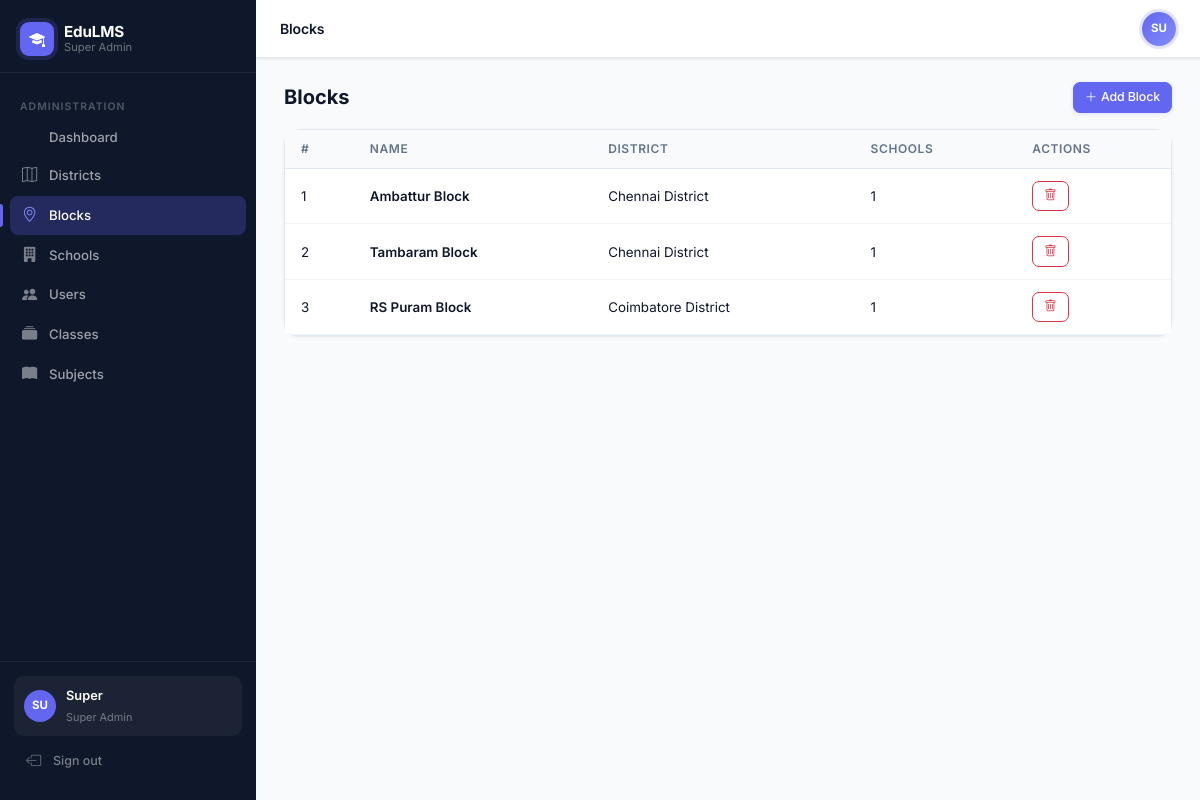
Page /admin/blocks (signed in) on the committed database.
### app/models/user.py (models this page shows, shortened)
class User(UserMixin, db.Model):
    __tablename__ = 'users'
    id = db.Column(db.Integer, primary_key=True)
    username = db.Column(db.String(80), unique=True, nullable=False)
    password_hash = db.Column(db.String(256), nullable=False)
    full_name = db.Column(db.String(120), nullable=False)
    email = db.Column(db.String(120))
    phone = db.Column(db.String(20))
    role = db.Column(db.String(30), nullable=False)  # super_admin, district_admin, block_admin, school_admin, teacher, student, parent
    district_id = db.Column(db.Integer, db.ForeignKey('districts.id'), nullable=True)
    block_id = db.Column(db.Integer, db.ForeignKey('blocks.id'), nullable=True)
    school_id = db.Column(db.Integer, db.ForeignKey('schools.id'), nullable=True)
    is_active = db.Column(db.Boolean, default=True)
    created_at = db.Column(db.DateTime, default=datetime.utcnow)
    district = db.relationship('District', foreign_keys=[district_id])
    block = db.relationship('Block', foreign_keys=[block_id])
    school = db.relationship('School', foreign_keys=[school_id])

### app/models/hierarchy.py (models this page shows)
class Block(db.Model):
    __tablename__ = 'blocks'
    id = db.Column(db.Integer, primary_key=True)
    name = db.Column(db.String(120), nullable=False)
    district_id = db.Column(db.Integer, db.ForeignKey('districts.id'), nullable=False)
    is_active = db.Column(db.Boolean, default=True)
    created_at = db.Column(db.DateTime, default=datetime.utcnow)
    schools = db.relationship('School', backref='block', lazy=True)

class District(db.Model):
    __tablename__ = 'districts'
    id = db.Column(db.Integer, primary_key=True)
    name = db.Column(db.String(120), nullable=False)
    is_active = db.Column(db.Boolean, default=True)
    created_at = db.Column(db.DateTime, default=datetime.utcnow)
    blocks = db.relationship('Block', backref='district', lazy=True)

### app/routes/admin.py (the view, shortened to what this page needs)
@admin_bp.route('/blocks', methods=['GET', 'POST'])
@login_required
@require_role('super_admin', 'district_admin')
def blocks():
    if current_user.role == 'super_admin':
        blocks = Block.query.filter_by(is_active=True).all()
    else:
        blocks = Block.query.filter_by(district_id=current_user.district_id, is_active=True).all()
    districts = District.query.filter_by(is_active=True).all()
    return render_template('admin/blocks.html', blocks=blocks, districts=districts)

### app/models/user.py (called while the page is built)
@login_manager.user_loader
def load_user(user_id):
    return User.query.get(int(user_id))

### app/services/rbac.py (called while the page is built)
def require_role(*roles):
    def decorator(f):
        @wraps(f)
        def decorated_function(*args, **kwargs):
            if not current_user.is_authenticated:
                return redirect(url_for('auth.login'))
            if current_user.role not in roles:
                abort(403)
            return f(*args, **kwargs)
        return decorated_function
    return decorator

### app/templates/admin/blocks.html (shortened to what this page needs)
{% extends "base.html" %}
{% block page_title %}Blocks{% endblock %}
{% block content %}
<div class="d-flex justify-content-between align-items-center mb-3">
    <h5 class="fw-bold mb-0">Blocks</h5>
    <button class="btn btn-primary btn-sm" data-bs-toggle="modal" data-bs-target="#addModal"><i class="bi bi-plus-lg me-1"></i>Add Block</button>
</div>
<div class="card">
    <div class="card-body p-0">
        <table class="table table-hover mb-0">
            <thead class="table-light"><tr><th>#</th><th>Name</th><th>District</th><th>Schools</th><th>Actions</th></tr></thead>
            <tbody>
            {% for b in blocks %}
            <tr>
                <td>{{ b.id }}</td>
                <td class="fw-semibold">{{ b.name }}</td>
                <td>{{ b.district.name }}</td>
                <td>{{ b.schools|selectattr('is_active')|list|length }}</td>
                <td>
                    <form method="POST" class="d-inline" onsubmit="return confirm('Deactivate?')">
                        <button class="btn btn-sm btn-outline-danger"><i class="bi bi-trash"></i></button>
                    </form>
                </td>
            </tr>
            {% else %}
            <tr><td colspan="5" class="text-center text-muted py-4">No blocks yet.</td></tr>
            {% endfor %}
            </tbody>
        </table>
    </div>
</div>
{% endblock %}

### app/templates/base.html (shortened to what this page needs)
<!DOCTYPE html>
<html lang="en">
<head>
    <link href="https://cdn.jsdelivr.net/npm/bootstrap@5.3.2/dist/css/bootstrap.min.css" rel="stylesheet">
    <link href="https://cdn.jsdelivr.net/npm/bootstrap-icons@1.11.3/font/bootstrap-icons.css" rel="stylesheet">
</head>
<body>
{% if current_user.is_authenticated %}
<nav id="sidebar">
    <div class="sidebar-brand">
        <div class="sidebar-brand-icon"><i class="bi bi-mortarboard-fill"></i></div>
        <div class="sidebar-brand-text">
            <strong>EduLMS</strong>
            <span>{{ current_user.role.replace('_',' ').title() }}</span>
        </div>
    </div>
    <div class="sidebar-nav">
    {% if current_user.role in ['super_admin','district_admin','block_admin','school_admin'] %}
        <div class="nav-section">Administration</div>
        <a href="{{ url_for('admin.dashboard') }}" class="nav-link {% if request.endpoint == 'admin.dashboard' %}active{% endif %}">
             Dashboard
        </a>
        {% if current_user.role == 'super_admin' %}
        <a href="{{ url_for('admin.districts') }}" class="nav-link {% if request.endpoint == 'admin.districts' %}active{% endif %}">
            <i class="bi bi-map"></i> Districts
        </a>
        <a href="{{ url_for('admin.blocks') }}" class="nav-link {% if request.endpoint == 'admin.blocks' %}active{% endif %}">
            <i class="bi bi-geo-alt"></i> Blocks
        </a>
        {% endif %}
        {% if current_user.role in ['super_admin','district_admin','block_admin'] %}
        <a href="{{ url_for('admin.schools') }}" class="nav-link {% if request.endpoint == 'admin.schools' %}active{% endif %}">
            <i class="bi bi-building-fill"></i> Schools
        </a>
        {% endif %}
        <a href="{{ url_for('admin.users') }}" class="nav-link {% if request.endpoint == 'admin.users' %}active{% endif %}">
            <i class="bi bi-people-fill"></i> Users
        </a>
        <a href="{{ url_for('admin.classes') }}" class="nav-link {% if request.endpoint == 'admin.classes' %}active{% endif %}">
            <i class="bi bi-collection-fill"></i> Classes
        </a>
        <a href="{{ url_for('admin.subjects') }}" class="nav-link {% if request.endpoint == 'admin.subjects' %}active{% endif %}">
            <i class="bi bi-book-fill"></i> Subjects
        </a>
    {% endif %}
    </div>
    <div class="sidebar-footer">
        <div class="sidebar-user">
            <div class="sidebar-avatar">{{ current_user.full_name[:2].upper() }}</div>
            <div class="sidebar-user-info">
                <strong>{{ current_user.full_name.split()[0] }}</strong>
                <span>{{ current_user.role.replace('_',' ').title() }}</span>
            </div>
        </div>
        <a href="{{ url_for('auth.logout') }}" class="nav-link" style="color:rgba(255,255,255,.45);font-size:.78rem;">
            <i class="bi bi-box-arrow-left"></i> Sign out
        </a>
    </div>
</nav>
<div id="main">
    <div id="topbar">
        <div class="d-flex align-items-center gap-3">
            <span class="topbar-title">{% block page_title %}{% endblock %}</span>
        </div>
        <div class="d-flex align-items-center gap-2">
            <div class="topbar-avatar">{{ current_user.full_name[:2].upper() }}</div>
        </div>
    </div>
    <div class="page-content">
        {% block content %}{% endblock %}
    </div>
</div>
{% else %}
{% block auth_content %}{% endblock %}
{% endif %}
</body>
</html>

### rows in the picture
User: role.replace "Super Admin", full_name "SU", full_name "Super"
Block: id "1", name "Ambattur Block", district.name "Chennai District", schools|selectattr "1"
Block: id "2", name "Tambaram Block", district.name "Chennai District", schools|selectattr "1"
Block: id "3", name "RS Puram Block", district.name "Coimbatore District", schools|selectattr "1"
